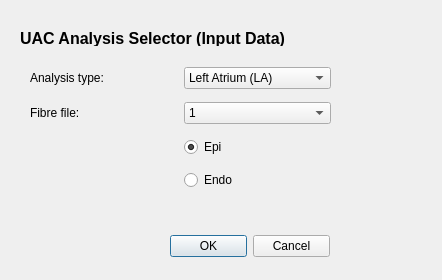
<?xml version="1.0" encoding="UTF-8"?>
<ui version="4.0">
 <class>AtrialFibresViewUIUacSelector</class>
 <widget class="QWidget" name="AtrialFibresViewUIUacSelector">
  <property name="geometry">
   <rect>
    <x>0</x>
    <y>0</y>
    <width>442</width>
    <height>280</height>
   </rect>
  </property>
  <property name="minimumSize">
   <size>
    <width>280</width>
    <height>280</height>
   </size>
  </property>
  <property name="maximumSize">
   <size>
    <width>520</width>
    <height>520</height>
   </size>
  </property>
  <property name="windowTitle">
   <string>Dialog</string>
  </property>
  <widget class="QLabel" name="titleLabel">
   <property name="geometry">
    <rect>
     <x>20</x>
     <y>30</y>
     <width>350</width>
     <height>16</height>
    </rect>
   </property>
   <property name="minimumSize">
    <size>
     <width>350</width>
     <height>0</height>
    </size>
   </property>
   <property name="font">
    <font>
     <pointsize>12</pointsize>
     <weight>75</weight>
     <bold>true</bold>
    </font>
   </property>
   <property name="text">
    <string>UAC Analysis Selector (Input Data)</string>
   </property>
  </widget>
  <widget class="QDialogButtonBox" name="buttonBox">
   <property name="geometry">
    <rect>
     <x>170</x>
     <y>230</y>
     <width>160</width>
     <height>32</height>
    </rect>
   </property>
   <property name="standardButtons">
    <set>QDialogButtonBox::Cancel|QDialogButtonBox::Ok</set>
   </property>
  </widget>
  <widget class="QWidget" name="layoutWidget">
   <property name="geometry">
    <rect>
     <x>30</x>
     <y>60</y>
     <width>301</width>
     <height>141</height>
    </rect>
   </property>
   <layout class="QGridLayout" name="gridLayout_2">
    <item row="3" column="1">
     <widget class="QRadioButton" name="radio_uac_endo">
      <property name="text">
       <string>Epi</string>
      </property>
      <property name="checked">
       <bool>true</bool>
      </property>
     </widget>
    </item>
    <item row="2" column="0">
     <widget class="QLabel" name="label">
      <property name="styleSheet">
       <string notr="true"/>
      </property>
      <property name="text">
       <string>Fibre file: </string>
      </property>
     </widget>
    </item>
    <item row="1" column="1">
     <widget class="QComboBox" name="combo_uac_type">
      <item>
       <property name="text">
        <string>Left Atrium (LA)</string>
       </property>
      </item>
      <item>
       <property name="text">
        <string>Right Atrium (RA)</string>
       </property>
      </item>
     </widget>
    </item>
    <item row="1" column="0">
     <widget class="QLabel" name="label_2">
      <property name="text">
       <string>Analysis type:</string>
      </property>
     </widget>
    </item>
    <item row="2" column="1">
     <widget class="QComboBox" name="combo_uac_fibrefile">
      <property name="currentText">
       <string>1</string>
      </property>
      <item>
       <property name="text">
        <string>1</string>
       </property>
      </item>
      <item>
       <property name="text">
        <string>2</string>
       </property>
      </item>
      <item>
       <property name="text">
        <string>3</string>
       </property>
      </item>
      <item>
       <property name="text">
        <string>4</string>
       </property>
      </item>
      <item>
       <property name="text">
        <string>5</string>
       </property>
      </item>
      <item>
       <property name="text">
        <string>6</string>
       </property>
      </item>
      <item>
       <property name="text">
        <string>7</string>
       </property>
      </item>
      <item>
       <property name="text">
        <string>Average</string>
       </property>
      </item>
     </widget>
    </item>
    <item row="4" column="1">
     <widget class="QRadioButton" name="radio_uac_epi">
      <property name="text">
       <string>Endo</string>
      </property>
     </widget>
    </item>
   </layout>
  </widget>
 </widget>
 <resources/>
 <connections/>
</ui>
